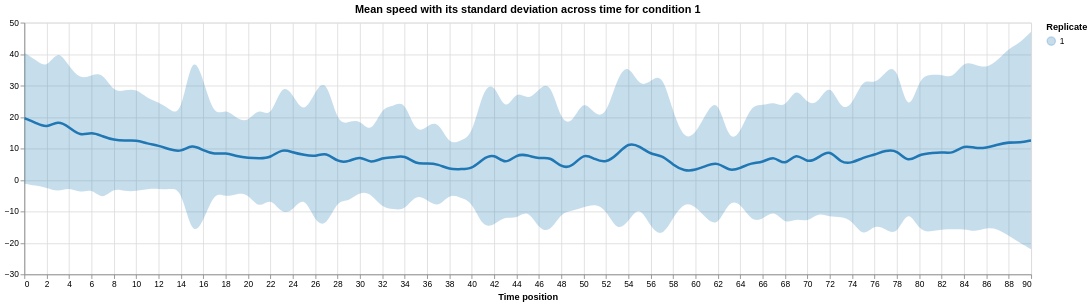

Here is the notebook cell this chart was saved with:
### Code cell
def altair_band_chart(df, metric, Metric, condition=1, replicate='all', cmap='Set1', interpolation=None, show_mean=True, extent=extent_[1], replicates_separately=False):

    metric_mean = metric
    metric_std = metric.replace('MEAN', 'STD')
    metric_min = metric.replace('MEAN', 'MIN')
    metric_max = metric.replace('MEAN', 'MAX')

    if condition == None or replicate == None:
        pass
    else:
        try:
            condition = int(condition)
        except ValueError or TypeError:
            pass
        try:
            replicate = int(replicate)
        except ValueError or TypeError:
            pass

    df.sort_values(by=['CONDITION', 'REPLICATE', 'POSITION_T'])

    if condition == 'all':
        df = df.groupby(['CONDITION','POSITION_T']).agg({metric_mean: 'mean', metric_std: 'std', metric_min: 'min', metric_max: 'max'}).reset_index()
        shorthand = 'CONDITION:N'
        element = 'CONDITION'
        element_ = 'Condition'
        what = None
    elif condition != 'all' and replicate == 'all':
        if replicates_separately:
            df = df[df['CONDITION'] == condition]
            shorthand = 'REPLICATE:N'
            element = 'REPLICATE'
            element_ = 'Replicate'
            what = f'for condition {condition}'
        else:
            df = df[df['CONDITION'] == condition].groupby(['CONDITION', 'POSITION_T']).agg({metric_mean: 'mean', metric_std: 'std', metric_min: 'min', metric_max: 'max'}).reset_index()
            shorthand = 'CONDITION:N'
            element = 'CONDITION'
            element_ = 'Condition'
            what = f'for condition {condition}'
    elif condition != 'all' and replicate != 'all':
        df = df[(df['CONDITION'] == condition) & (df['REPLICATE'] == replicate)].sort_values(by=['CONDITION', 'REPLICATE', 'POSITION_T'])
        shorthand = 'REPLICATE:N'
        element = 'REPLICATE'
        element_ = 'Replicate'
        what = f'for condition {condition} and replicate {replicate}'

    if show_mean:
        mean_opacity = 1
    else:
        mean_opacity = 0

    df['lower'] = df[metric_mean] - df[metric_std]
    df['upper'] = df[metric_mean] + df[metric_std]

    # Retrieve unique conditions and assign colors from the selected qualitative colormap.
    elements = df[element].unique().tolist()
    colors = get_q_cmap_list(elements, cmap)
    color_scale=alt.Scale(domain=elements, range=colors)
    
    if extent == 'min-max':
        band = alt.Chart(df).encode(
            x=alt.X('POSITION_T', title='Time position'),
            y=alt.Y(metric_min),
            y2=alt.Y2(metric_max),
            color=alt.Color(shorthand, title=element_, scale=color_scale),
            tooltip=alt.value(None)
            )
        if interpolation is not None:
            band = band.mark_errorband(interpolate=interpolation)
        else:
            band = band.mark_errorband()

    elif extent == 'orig_std':
        band = alt.Chart(df).encode(
            x=alt.X('POSITION_T', title='Time position'),
            y=alt.Y('upper'),
            y2=alt.Y2('lower'),
            color=alt.Color(shorthand, title=element_, scale=color_scale),   
            opacity=alt.value(0.25),
            tooltip=alt.value(None)
        )
        if interpolation is not None:
            band = band.mark_errorband(interpolate=interpolation)
        else:
            band = band.mark_errorband()

    else:
        band = alt.Chart(df).mark_errorband(extent=extent).encode(
            x=alt.X('POSITION_T', title='Time position'),
            y=alt.Y('upper'),
            y2=alt.Y2('lower'),
            color=alt.Color(shorthand, title=element_, scale=color_scale),
            opacity=alt.value(0.25),
            tooltip=alt.value(None)
        )
        if interpolation is not None:
            band = band.mark_errorband(interpolate=interpolation)  
        else:
            band = band.mark_errorband()

    mean_base = alt.Chart(df).encode(
        x=alt.X('POSITION_T', title='Time position'),
        y=alt.Y(metric_mean, title=None),
        color=alt.Color(shorthand, title=element_, scale=color_scale),
        opacity=alt.value(mean_opacity),
        strokeWidth=alt.value(3),
        tooltip=alt.value(None)
        )

    if interpolation is not None:
        mean_line = mean_base.mark_line(interpolate=interpolation)
    else:
        mean_line = mean_base.mark_line()

    nearest = alt.selection_point(nearest=True, on="pointerover",
                              fields=['POSITION_T'], empty=False)    
    
    color_scale = alt.Scale(domain=elements, range=colors)

    # Transparent selectors across the chart. This is what tells us
    mean_selectors = mean_base.mark_point().encode(
        opacity=alt.value(0),
        ).add_params(
        nearest
        )
    
    when_near = alt.when(nearest)

    mean_points = mean_base.mark_point().encode(
        opacity=when_near.then(alt.value(1)).otherwise(alt.value(0)),
        )    

    # Draw a rule at the location of the selection
    rules = alt.Chart(df).mark_rule(color="gray").encode(
        x='POSITION_T',
        ).transform_filter(
        nearest
        )

    # Calculate separate fields for each line of the tooltip.
    tooltip_data = alt.Chart(df).transform_calculate(
        tooltip_line1=f'"{element_}: " + datum.CONDITION',
        tooltip_line2=f'"Time point: " + datum.POSITION_T',
        tooltip_line3=f'"Mean: " + datum["{metric_mean}"]',
        tooltip_line4=f'"Std: " + datum["{metric_std}"]',
        tooltip_line5=f'"Min: " + datum["{metric_min}"]',
        tooltip_line6=f'"Max: " + datum["{metric_max}"]',
        )
    
    if condition == 'all':
        text_opacity = 0
    else:
        text_opacity = 1

    l = -75

    # Create text marks for each line.
    tooltip_line1_mark = tooltip_data.mark_text(
        align='left',
        dx=6,
        dy=-30-l,  # adjust vertical offset as needed
        fontSize=12,
        fontWeight='bold'
        ).encode(
        x='POSITION_T',
        text=alt.condition(nearest, 'tooltip_line1:N', alt.value('')),
        opacity=alt.value(text_opacity)
        ).transform_filter(nearest)

    tooltip_line2_mark = tooltip_data.mark_text(
        align='left',
        dx=6,
        dy=-15-l,  # adjust vertical offset for the second line
        fontSize=12,
        fontWeight='bold'
        ).encode(
        x='POSITION_T',
        text=alt.condition(nearest, 'tooltip_line2:N', alt.value('')),
        opacity=alt.value(text_opacity)
        ).transform_filter(nearest)

    tooltip_line3_mark = tooltip_data.mark_text(
        align='left',
        dx=6,
        dy=0-l,  # adjust vertical offset for the third line
        fontSize=12,
        fontWeight='bold'
        ).encode(
        x='POSITION_T',
        text=alt.condition(nearest, 'tooltip_line3:N', alt.value('')),
        opacity=alt.value(text_opacity)
        ).transform_filter(nearest)
    
    tooltip_line4_mark = tooltip_data.mark_text(
        align='left',
        dx=6,
        dy=15-l,  # adjust vertical offset for the fourth line
        fontSize=12,
        fontWeight='bold'
        ).encode(
        x='POSITION_T',
        text=alt.condition(nearest, 'tooltip_line4:N', alt.value('')),
        opacity=alt.value(text_opacity)
        ).transform_filter(nearest)
    
    tooltip_line5_mark = tooltip_data.mark_text(
        align='left',
        dx=6,
        dy=30-l,  # adjust vertical offset for the fifth line
        fontSize=12,
        fontWeight='bold'
        ).encode(
        x='POSITION_T',
        text=alt.condition(nearest, 'tooltip_line5:N', alt.value('')),
        opacity=alt.value(text_opacity)
        ).transform_filter(nearest)
    
    tooltip_line6_mark = tooltip_data.mark_text(
        align='left',
        dx=6,
        dy=45-l,  # adjust vertical offset for the sixth line
        fontSize=12,
        fontWeight='bold'
        ).encode(
        x='POSITION_T',
        text=alt.condition(nearest, 'tooltip_line6:N', alt.value('')),
        opacity=alt.value(text_opacity)
        ).transform_filter(nearest)

    # Layer the tooltip text marks with your other layers.
    chart = alt.layer(
        band, mean_line, mean_points, mean_selectors, rules,
        tooltip_line1_mark, tooltip_line2_mark, tooltip_line3_mark, tooltip_line4_mark, tooltip_line5_mark, tooltip_line6_mark
        ).properties(
        width=1200,
        height=300,
        title=f'{Metric} with its standard deviation across time {what}'
        ).interactive()

    # chart.save('cache_/errorband_chart.pdf')
    chart.save('cache_/errorband_chart.html')
    chart.save('cache_/errorband_chart.svg')

    return chart

chart = altair_band_chart(Time_stats, 'MEAN_SPEED', dict_Time_metrics['MEAN_SPEED'], condition=1, replicates_separately=True, cmap=cmaps[3], interpolation=interpolations_[1], show_mean=True, extent='orig_std')
display(chart)
